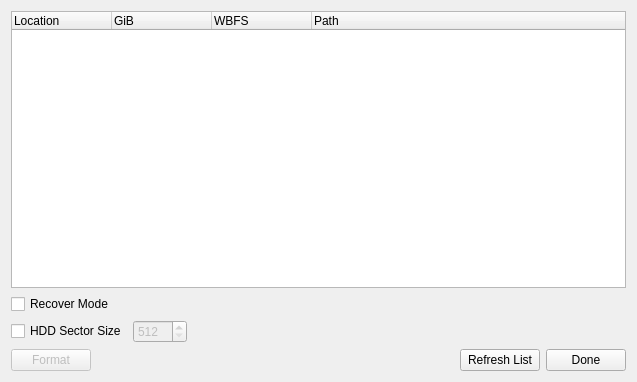
<?xml version="1.0" encoding="UTF-8"?>
<ui version="4.0">
 <class>FormatWindow</class>
 <widget class="QDialog" name="FormatWindow">
  <property name="geometry">
   <rect>
    <x>0</x>
    <y>0</y>
    <width>637</width>
    <height>382</height>
   </rect>
  </property>
  <property name="windowTitle">
   <string>WBFS Format Tool</string>
  </property>
  <layout class="QGridLayout" name="gridLayout">
   <item row="0" column="0" colspan="2">
    <widget class="QTreeWidget" name="treeWidget">
     <property name="toolTip">
      <string>Select a partition to format</string>
     </property>
     <property name="alternatingRowColors">
      <bool>true</bool>
     </property>
     <column>
      <property name="text">
       <string>Location</string>
      </property>
     </column>
     <column>
      <property name="text">
       <string>GiB</string>
      </property>
     </column>
     <column>
      <property name="text">
       <string>WBFS</string>
      </property>
     </column>
     <column>
      <property name="text">
       <string>Path</string>
      </property>
     </column>
    </widget>
   </item>
   <item row="1" column="0" colspan="2">
    <layout class="QHBoxLayout" name="horizontalLayout_3">
     <item>
      <layout class="QVBoxLayout" name="verticalLayout">
       <item>
        <widget class="QCheckBox" name="checkBox_recover">
         <property name="toolTip">
          <string>Format the partition in recovery mode</string>
         </property>
         <property name="text">
          <string>Recover Mode</string>
         </property>
        </widget>
       </item>
       <item>
        <layout class="QHBoxLayout" name="horizontalLayout">
         <item>
          <widget class="QCheckBox" name="checkBox_hss">
           <property name="toolTip">
            <string>Check this box to specify a sector size.  This should be a power of 2.</string>
           </property>
           <property name="text">
            <string>HDD Sector Size</string>
           </property>
          </widget>
         </item>
         <item>
          <widget class="QSpinBoxPowerOf2" name="spinBox_hss">
           <property name="enabled">
            <bool>false</bool>
           </property>
           <property name="toolTip">
            <string>Check this box to specify a sector size.  This should be a power of 2.</string>
           </property>
           <property name="minimum">
            <number>512</number>
           </property>
           <property name="maximum">
            <number>4096</number>
           </property>
           <property name="singleStep">
            <number>1</number>
           </property>
           <property name="value">
            <number>512</number>
           </property>
          </widget>
         </item>
        </layout>
       </item>
      </layout>
     </item>
     <item>
      <spacer name="horizontalSpacer_2">
       <property name="orientation">
        <enum>Qt::Horizontal</enum>
       </property>
       <property name="sizeHint" stdset="0">
        <size>
         <width>40</width>
         <height>20</height>
        </size>
       </property>
      </spacer>
     </item>
    </layout>
   </item>
   <item row="2" column="0" colspan="2">
    <layout class="QHBoxLayout" name="horizontalLayout_2">
     <item>
      <widget class="QPushButton" name="pushButton_format">
       <property name="enabled">
        <bool>false</bool>
       </property>
       <property name="toolTip">
        <string>Format the selected item with WBFS filesystem</string>
       </property>
       <property name="text">
        <string>Format</string>
       </property>
      </widget>
     </item>
     <item>
      <spacer name="horizontalSpacer">
       <property name="orientation">
        <enum>Qt::Horizontal</enum>
       </property>
       <property name="sizeHint" stdset="0">
        <size>
         <width>40</width>
         <height>20</height>
        </size>
       </property>
      </spacer>
     </item>
     <item>
      <widget class="QPushButton" name="pushButton_refresh">
       <property name="enabled">
        <bool>true</bool>
       </property>
       <property name="toolTip">
        <string>Get the available partitions</string>
       </property>
       <property name="text">
        <string>Refresh List</string>
       </property>
      </widget>
     </item>
     <item>
      <widget class="QPushButton" name="pushButton_done">
       <property name="text">
        <string>Done</string>
       </property>
      </widget>
     </item>
    </layout>
   </item>
  </layout>
 </widget>
 <customwidgets>
  <customwidget>
   <class>QSpinBoxPowerOf2</class>
   <extends>QSpinBox</extends>
   <header>formatwindow.h</header>
  </customwidget>
 </customwidgets>
 <resources/>
 <connections>
  <connection>
   <sender>checkBox_hss</sender>
   <signal>clicked(bool)</signal>
   <receiver>spinBox_hss</receiver>
   <slot>setEnabled(bool)</slot>
   <hints>
    <hint type="sourcelabel">
     <x>79</x>
     <y>348</y>
    </hint>
    <hint type="destinationlabel">
     <x>179</x>
     <y>349</y>
    </hint>
   </hints>
  </connection>
 </connections>
</ui>
